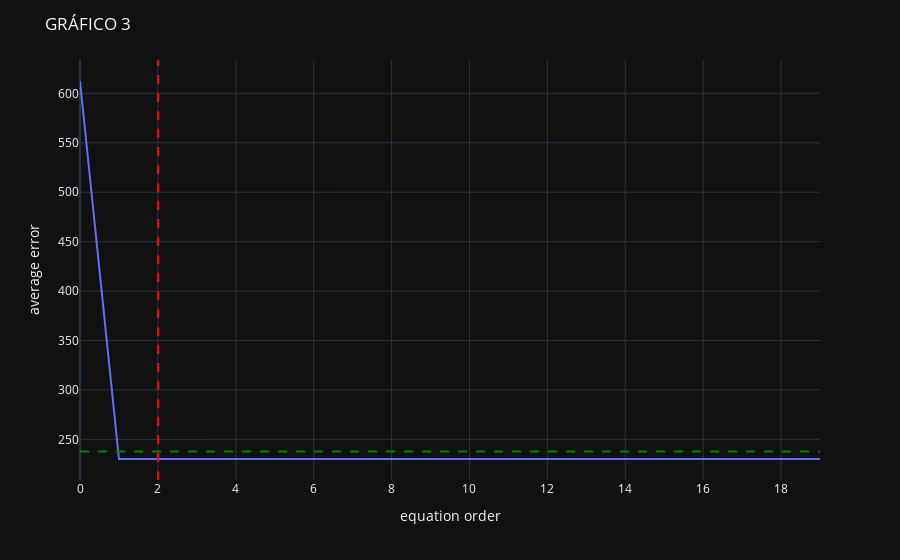

Notebook code cell kept with this figure:
### Code cell
# Análise de todos os dados históricos
dict_error_qtd_messages = {}
threshold = 0
semesters_to_fit = 0
df_aux = full_df[full_df["ano_semestre"] > 202201].copy()

for i in range(0,20):    
    df_grouped = df_aux.groupby(by='ano_semestre', as_index=False).mean("avg_valor_item").reset_index()
    df_to_calc = df_grouped[df_grouped["ano_semestre"]<202302]
    df_to_trend = df_grouped[df_grouped["ano_semestre"]==202302]
    z = np.polyfit(df_to_calc["ano_semestre"], df_to_calc["avg_valor_item"], i)
    p = np.poly1d(z)
    y_hat = p(df_to_trend["ano_semestre"])
    semesters_to_fit = df_to_calc.shape[0]
    df_to_trend["trended"] = y_hat
    df_to_trend["diff"] = abs(df_to_trend["trended"] - df_to_trend["avg_valor_item"]) 
    error_avg = df_to_trend["diff"].to_list()[0]
    threshold = abs(df_to_trend["avg_valor_item"].to_list()[0] - df_to_calc[df_to_calc["ano_semestre"]==202301]["avg_valor_item"].to_list()[0]) 
    
    dict_error_qtd_messages[i] = error_avg

plot_df = pd.DataFrame()
plot_df["equation order"] = [k for k in dict_error_qtd_messages.keys()]
plot_df["average error"] = [v for v in dict_error_qtd_messages.values()]

fig = px.line(plot_df, x = "equation order", y = "average error")
fig.add_vline(x=semesters_to_fit, line_dash="dash", line_color="red")
fig.add_hline(y=threshold, line_dash="dash", line_color="green")

fig.update_layout(title="GRÁFICO 3")

### Figure 1 — Plotly figure (JSON) as saved in the notebook; plotly's stock layout.template omitted (floating-point values rounded to 4 significant figures)
{"data": [{"hovertemplate": "equation order=%{x}<br>average error=%{y}<extra></extra>", "legendgroup": "", "line": {"color": "#636efa", "dash": "solid"}, "marker": {"symbol": "circle"}, "mode": "lines", "name": "", "orientation": "v", "showlegend": false, "x": [0, 1, 2, 3, 4, 5, 6, 7, 8, 9, 10, 11, 12, 13, 14, 15, 16, 17, 18, 19], "xaxis": "x", "y": [612.5, 230.2, 230.2, 230.2, 230.2, 230.2, 230.2, 230.2, 230.2, 230.2, 230.2, 230.2, 230.2, 230.2, 230.2, 230.1, 230.1, 230.1, 230.1, 230.1], "yaxis": "y", "type": "scatter"}], "layout": {"xaxis": {"anchor": "y", "domain": [0.0, 1.0], "title": {"text": "equation order"}}, "yaxis": {"anchor": "x", "domain": [0.0, 1.0], "title": {"text": "average error"}}, "legend": {"tracegroupgap": 0}, "margin": {"t": 60}, "shapes": [{"line": {"color": "red", "dash": "dash"}, "type": "line", "x0": 2, "x1": 2, "xref": "x", "y0": 0, "y1": 1, "yref": "y domain"}, {"line": {"color": "green", "dash": "dash"}, "type": "line", "x0": 0, "x1": 1, "xref": "x domain", "y0": 237.7, "y1": 237.7, "yref": "y"}], "title": {"text": "GRÁFICO 3"}}}
